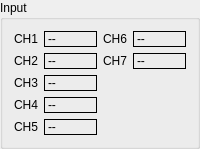
    <widget class="QGroupBox" name="groupBox_8">
     <property name="title">
      <string>Input</string>
     </property>
     <layout class="QGridLayout" name="gridLayout_3">
      <item row="2" column="0">
       <widget class="QLabel" name="UAVPlaneStates_INCH3_NAME">
        <property name="sizePolicy">
         <sizepolicy hsizetype="Fixed" vsizetype="Preferred">
          <horstretch>0</horstretch>
          <verstretch>0</verstretch>
         </sizepolicy>
        </property>
        <property name="text">
         <string>CH3</string>
        </property>
       </widget>
      </item>
      <item row="1" column="1">
       <widget class="QLabel" name="UAVPlaneStates_INCH2_VALUE">
        <property name="sizePolicy">
         <sizepolicy hsizetype="Ignored" vsizetype="Preferred">
          <horstretch>0</horstretch>
          <verstretch>0</verstretch>
         </sizepolicy>
        </property>
        <property name="frameShape">
         <enum>QFrame::Box</enum>
        </property>
        <property name="text">
         <string>--</string>
        </property>
       </widget>
      </item>
      <item row="4" column="1">
       <widget class="QLabel" name="UAVPlaneStates_INCH5_VALUE">
        <property name="sizePolicy">
         <sizepolicy hsizetype="Ignored" vsizetype="Preferred">
          <horstretch>0</horstretch>
          <verstretch>0</verstretch>
         </sizepolicy>
        </property>
        <property name="frameShape">
         <enum>QFrame::Box</enum>
        </property>
        <property name="text">
         <string>--</string>
        </property>
       </widget>
      </item>
      <item row="3" column="0">
       <widget class="QLabel" name="UAVPlaneStates_INCH4_NAME">
        <property name="sizePolicy">
         <sizepolicy hsizetype="Fixed" vsizetype="Preferred">
          <horstretch>0</horstretch>
          <verstretch>0</verstretch>
         </sizepolicy>
        </property>
        <property name="text">
         <string>CH4</string>
        </property>
       </widget>
      </item>
      <item row="0" column="1">
       <widget class="QLabel" name="UAVPlaneStates_INCH1_VALUE">
        <property name="sizePolicy">
         <sizepolicy hsizetype="Ignored" vsizetype="Preferred">
          <horstretch>0</horstretch>
          <verstretch>0</verstretch>
         </sizepolicy>
        </property>
        <property name="frameShape">
         <enum>QFrame::Box</enum>
        </property>
        <property name="text">
         <string>--</string>
        </property>
       </widget>
      </item>
      <item row="2" column="1">
       <widget class="QLabel" name="UAVPlaneStates_INCH3_VALUE">
        <property name="sizePolicy">
         <sizepolicy hsizetype="Ignored" vsizetype="Preferred">
          <horstretch>0</horstretch>
          <verstretch>0</verstretch>
         </sizepolicy>
        </property>
        <property name="frameShape">
         <enum>QFrame::Box</enum>
        </property>
        <property name="text">
         <string>--</string>
        </property>
       </widget>
      </item>
      <item row="1" column="3">
       <widget class="QLabel" name="UAVPlaneStates_INCH7_VALUE">
        <property name="sizePolicy">
         <sizepolicy hsizetype="Ignored" vsizetype="Preferred">
          <horstretch>0</horstretch>
          <verstretch>0</verstretch>
         </sizepolicy>
        </property>
        <property name="frameShape">
         <enum>QFrame::Box</enum>
        </property>
        <property name="text">
         <string>--</string>
        </property>
       </widget>
      </item>
      <item row="1" column="2">
       <widget class="QLabel" name="UAVPlaneStates_INCH7_NAME">
        <property name="sizePolicy">
         <sizepolicy hsizetype="Fixed" vsizetype="Preferred">
          <horstretch>0</horstretch>
          <verstretch>0</verstretch>
         </sizepolicy>
        </property>
        <property name="text">
         <string>CH7</string>
        </property>
       </widget>
      </item>
      <item row="3" column="1">
       <widget class="QLabel" name="UAVPlaneStates_INCH4_VALUE">
        <property name="sizePolicy">
         <sizepolicy hsizetype="Ignored" vsizetype="Preferred">
          <horstretch>0</horstretch>
          <verstretch>0</verstretch>
         </sizepolicy>
        </property>
        <property name="frameShape">
         <enum>QFrame::Box</enum>
        </property>
        <property name="text">
         <string>--</string>
        </property>
       </widget>
      </item>
      <item row="0" column="0">
       <widget class="QLabel" name="UAVPlaneStates_INCH1_NAME">
        <property name="sizePolicy">
         <sizepolicy hsizetype="Fixed" vsizetype="Preferred">
          <horstretch>0</horstretch>
          <verstretch>0</verstretch>
         </sizepolicy>
        </property>
        <property name="text">
         <string>CH1</string>
        </property>
       </widget>
      </item>
      <item row="4" column="0">
       <widget class="QLabel" name="UAVPlaneStates_INCH5_NAME">
        <property name="sizePolicy">
         <sizepolicy hsizetype="Fixed" vsizetype="Preferred">
          <horstretch>0</horstretch>
          <verstretch>0</verstretch>
         </sizepolicy>
        </property>
        <property name="text">
         <string>CH5</string>
        </property>
       </widget>
      </item>
      <item row="2" column="2">
       <widget class="QLabel" name="label_98">
        <property name="text">
         <string/>
        </property>
       </widget>
      </item>
      <item row="0" column="3">
       <widget class="QLabel" name="UAVPlaneStates_INCH6_VALUE">
        <property name="sizePolicy">
         <sizepolicy hsizetype="Ignored" vsizetype="Preferred">
          <horstretch>0</horstretch>
          <verstretch>0</verstretch>
         </sizepolicy>
        </property>
        <property name="frameShape">
         <enum>QFrame::Box</enum>
        </property>
        <property name="text">
         <string>--</string>
        </property>
       </widget>
      </item>
      <item row="1" column="0">
       <widget class="QLabel" name="UAVPlaneStates_INCH2_NAME">
        <property name="sizePolicy">
         <sizepolicy hsizetype="Fixed" vsizetype="Preferred">
          <horstretch>0</horstretch>
          <verstretch>0</verstretch>
         </sizepolicy>
        </property>
        <property name="text">
         <string>CH2</string>
        </property>
       </widget>
      </item>
      <item row="0" column="2">
       <widget class="QLabel" name="UAVPlaneStates_INCH6_NAME">
        <property name="sizePolicy">
         <sizepolicy hsizetype="Fixed" vsizetype="Preferred">
          <horstretch>0</horstretch>
          <verstretch>0</verstretch>
         </sizepolicy>
        </property>
        <property name="text">
         <string>CH6</string>
        </property>
       </widget>
      </item>
     </layout>
    </widget>
